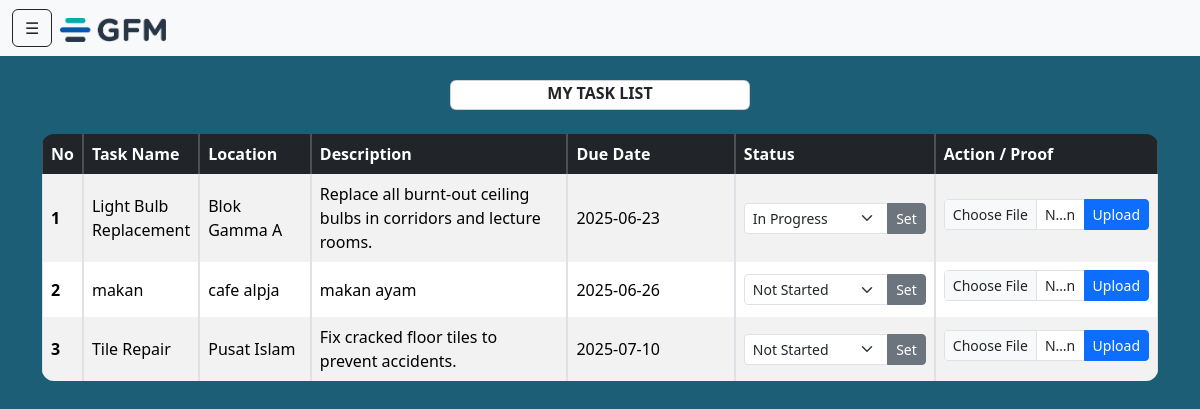
Page /employee/myTask-employee.php (signed in) on the committed database.
### tables this page shows
CREATE TABLE `tasks` (
  `taskID` int(11) NOT NULL,
  `taskName` varchar(255) NOT NULL,
  `location1` varchar(100) NOT NULL,
  `taskDesc` text,
  `teamID` int(11) NOT NULL,
  `createdAt` timestamp NOT NULL DEFAULT CURRENT_TIMESTAMP,
  `updatedAt` timestamp NOT NULL DEFAULT '0000-00-00 00:00:00',
  `dueDate` date DEFAULT NULL,
  `status` enum('Not Started','In Progress','Completed') NOT NULL DEFAULT 'Not Started'
);

### employee/myTask-employee.php (the view, shortened to what this page needs)
<?php
include '../config/database.php';
$employee_id = $_SESSION['employeeID'];
$user_role = isset($_SESSION['role']) ? $_SESSION['role'] : '';
$my_tasks = [];
$sql_employee_info = "SELECT employeeFullName, teamID FROM employee WHERE employeeID = ?";
$stmt = mysqli_prepare($conn, $sql_employee_info);
mysqli_stmt_bind_param($stmt, "s", $employee_id);
mysqli_stmt_execute($stmt);
$result_employee_info = mysqli_stmt_get_result($stmt);
if ($employee_info = mysqli_fetch_assoc($result_employee_info)) {
    $team_id = $employee_info['teamID'];
    if (!empty($team_id)) {
        $sql_tasks = "SELECT taskID, taskName, location1, taskDesc, dueDate, status FROM tasks WHERE teamID = ? ORDER BY dueDate ASC";
        $stmt_tasks = mysqli_prepare($conn, $sql_tasks);
        mysqli_stmt_bind_param($stmt_tasks, "i", $team_id);
        mysqli_stmt_execute($stmt_tasks);
        $result_tasks = mysqli_stmt_get_result($stmt_tasks);
        if ($result_tasks) {
            while ($task = mysqli_fetch_assoc($result_tasks)) {
                $proofs = [];
                $task['proofs'] = $proofs;
                $my_tasks[] = $task;
            }
        }
    }
}
?>
<!doctype html>
<html lang="en">
<head>
  <link href="https://cdn.jsdelivr.net/npm/bootstrap@5.3.6/dist/css/bootstrap.min.css" rel="stylesheet">
  <link rel="stylesheet" href="../css/employee.css">
</head>
<body>
  <nav class="navbar bg-light">
    <div class="container-fluid d-flex justify-content-between align-items-center">
      <div class="d-flex align-items-center gap-2">
        <button class="btn btn-outline-dark" type="button" data-bs-toggle="offcanvas" data-bs-target="#sidebarMenu">☰</button>
        <a class="navbar-brand mb-0" href="#"><img src="../assets/download-removebg-preview.png" height="24"></a>
      </div>
    </div>
  </nav>
  <div class="container mt-4 d-flex">
    <div class="card mx-auto text-center" style="width: 300px; height: 30px;">
      <strong>MY TASK LIST</strong>
    </div>
  </div>
  <div class="container mt-4">
    <table class="table table-bordered rounded-table table-striped align-middle">
      <thead class="table-dark">
        <tr>
          <th style="width: 2%;">No</th>
          <th style="width: 10%;">Task Name</th>
          <th style="width: 10%;">Location</th>
          <th style="width: 23%;">Description</th>
          <th style="width: 15%;">Due Date</th>
          <th style="width: 17;">Status</th>
          <th style="width: 20%;">Action / Proof</th>
        </tr>
      </thead>
      <tbody>
        <?php if (empty($my_tasks)): ?>
            <tr><td colspan="7" class="text-center">You have no tasks assigned to your team.</td></tr>
        <?php else: ?>
            <?php foreach ($my_tasks as $index => $task): ?>
            <tr>
                <th scope="row"><?php echo $index + 1; ?></th>
                <td><?php echo htmlspecialchars($task['taskName']); ?></td>
                <td><?php echo htmlspecialchars($task['location1']); ?></td>
                <td><?php echo htmlspecialchars($task['taskDesc']); ?></td>
                <td><?php echo htmlspecialchars($task['dueDate']); ?></td>
                <td class="text-center">
                    <?php if ($user_role === 'Leader'): ?>
                        <form method="POST" action="myTask-employee.php">
                            <div class="input-group"><select name="status" class="form-select form-select-sm"><option value="Not Started" <?php if($task['status'] == 'Not Started') echo 'selected'; ?>>Not Started</option><option value="In Progress" <?php if($task['status'] == 'In Progress') echo 'selected'; ?>>In Progress</option><option value="Completed" <?php if($task['status'] == 'Completed') echo 'selected'; ?>>Completed</option></select><button type="submit" class="btn btn-sm btn-secondary">Set</button></div>
                        </form>
                    <?php endif; ?>
                </td>
                <td>
                    <form method="POST" action="myTask-employee.php" enctype="multipart/form-data" class="mb-2">
                        <div class="input-group"><input type="file" name="proof_file" class="form-control form-control-sm" accept=".jpg, .jpeg, .png" required><button type="submit" class="btn btn-sm btn-primary">Upload</button></div>
                    </form>
                </td>
            </tr>
            <?php endforeach; ?>
        <?php endif; ?>
      </tbody>
    </table>
  </div>
</body>
</html>

### css/employee.css (style rules this page uses)
body { background: rgb(27, 94, 118); }

### employee/myTask-employee.php (style rules this page uses)
.rounded-table { border-collapse: separate; border-spacing: 0; border-radius: 12px; overflow: hidden; }

### rows in the picture
tasks: taskName "Light Bulb Replacement", location1 "Blok Gamma A", taskDesc "Replace all burnt-out ceiling bulbs in corridors and lecture rooms.", dueDate "2025-06-23", status "In Progress"
tasks: taskName "makan", location1 "cafe alpja", taskDesc "makan ayam", dueDate "2025-06-26", status "Not Started"
tasks: taskName "Tile Repair", location1 "Pusat Islam", taskDesc "Fix cracked floor tiles to prevent accidents.", dueDate "2025-07-10", status "Not Started"
